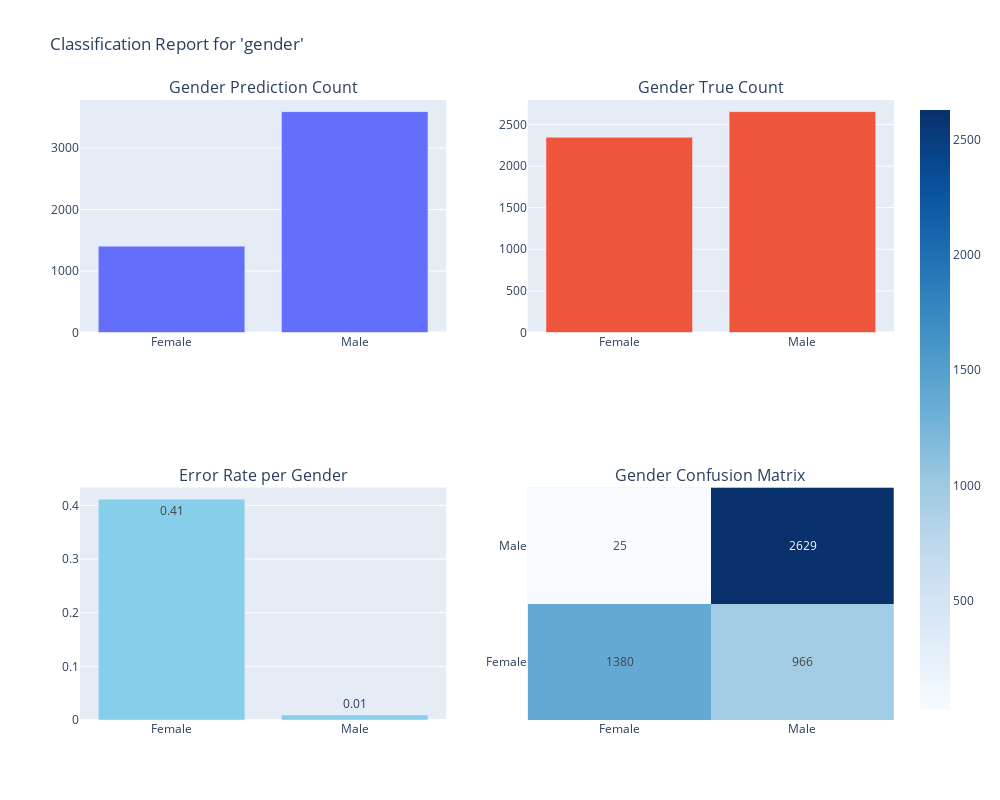

The notebook cell saved with this chart:
### Code cell
df_g_sans = import_data('./scv_1/g_sans.csv')
run_stats(df_g_sans, 'gender')

### Figure 1 — Plotly figure (JSON) as saved in the notebook; plotly's stock layout.template omitted (floating-point values rounded to 4 significant figures)
{"data": [{"name": "Predicted", "type": "bar", "x": ["Female", "Male"], "xaxis": "x", "y": [1405, 3595], "yaxis": "y"}, {"name": "True", "type": "bar", "x": ["Female", "Male"], "xaxis": "x2", "y": [2346, 2654], "yaxis": "y2"}, {"marker": {"color": "skyblue"}, "name": "Error Rate", "text": [0.41, 0.01], "textposition": "auto", "type": "bar", "x": ["Female", "Male"], "xaxis": "x3", "y": [0.4118, 0.00942], "yaxis": "y3"}, {"colorscale": [[0, "rgb(247,251,255)"], [0.125, "rgb(222,235,247)"], [0.25, "rgb(198,219,239)"], [0.375, "rgb(158,202,225)"], [0.5, "rgb(107,174,214)"], [0.625, "rgb(66,146,198)"], [0.75, "rgb(33,113,181)"], [0.875, "rgb(8,81,156)"], [1, "rgb(8,48,107)"]], "hoverinfo": "z", "text": [["1380", "966"], ["25", "2629"]], "texttemplate": "%{text}", "type": "heatmap", "x": ["Female", "Male"], "xaxis": "x4", "y": ["Female", "Male"], "yaxis": "y4", "z": [[1380, 966], [25, 2629]]}], "layout": {"annotations": [{"font": {"size": 16}, "showarrow": false, "text": "Gender Prediction Count", "x": 0.225, "xanchor": "center", "xref": "paper", "y": 1, "yanchor": "bottom", "yref": "paper"}, {"font": {"size": 16}, "showarrow": false, "text": "Gender True Count", "x": 0.775, "xanchor": "center", "xref": "paper", "y": 1, "yanchor": "bottom", "yref": "paper"}, {"font": {"size": 16}, "showarrow": false, "text": "Error Rate per Gender", "x": 0.225, "xanchor": "center", "xref": "paper", "y": 0.375, "yanchor": "bottom", "yref": "paper"}, {"font": {"size": 16}, "showarrow": false, "text": "Gender Confusion Matrix", "x": 0.775, "xanchor": "center", "xref": "paper", "y": 0.375, "yanchor": "bottom", "yref": "paper"}], "height": 800, "showlegend": false, "title": {"text": "Classification Report for 'gender'"}, "width": 1000, "xaxis": {"anchor": "y", "domain": [0, 0.45]}, "xaxis2": {"anchor": "y2", "domain": [0.55, 1]}, "xaxis3": {"anchor": "y3", "domain": [0, 0.45]}, "xaxis4": {"anchor": "y4", "domain": [0.55, 1]}, "yaxis": {"anchor": "x", "domain": [0.625, 1]}, "yaxis2": {"anchor": "x2", "domain": [0.625, 1]}, "yaxis3": {"anchor": "x3", "domain": [0, 0.375]}, "yaxis4": {"anchor": "x4", "domain": [0, 0.375]}}}
